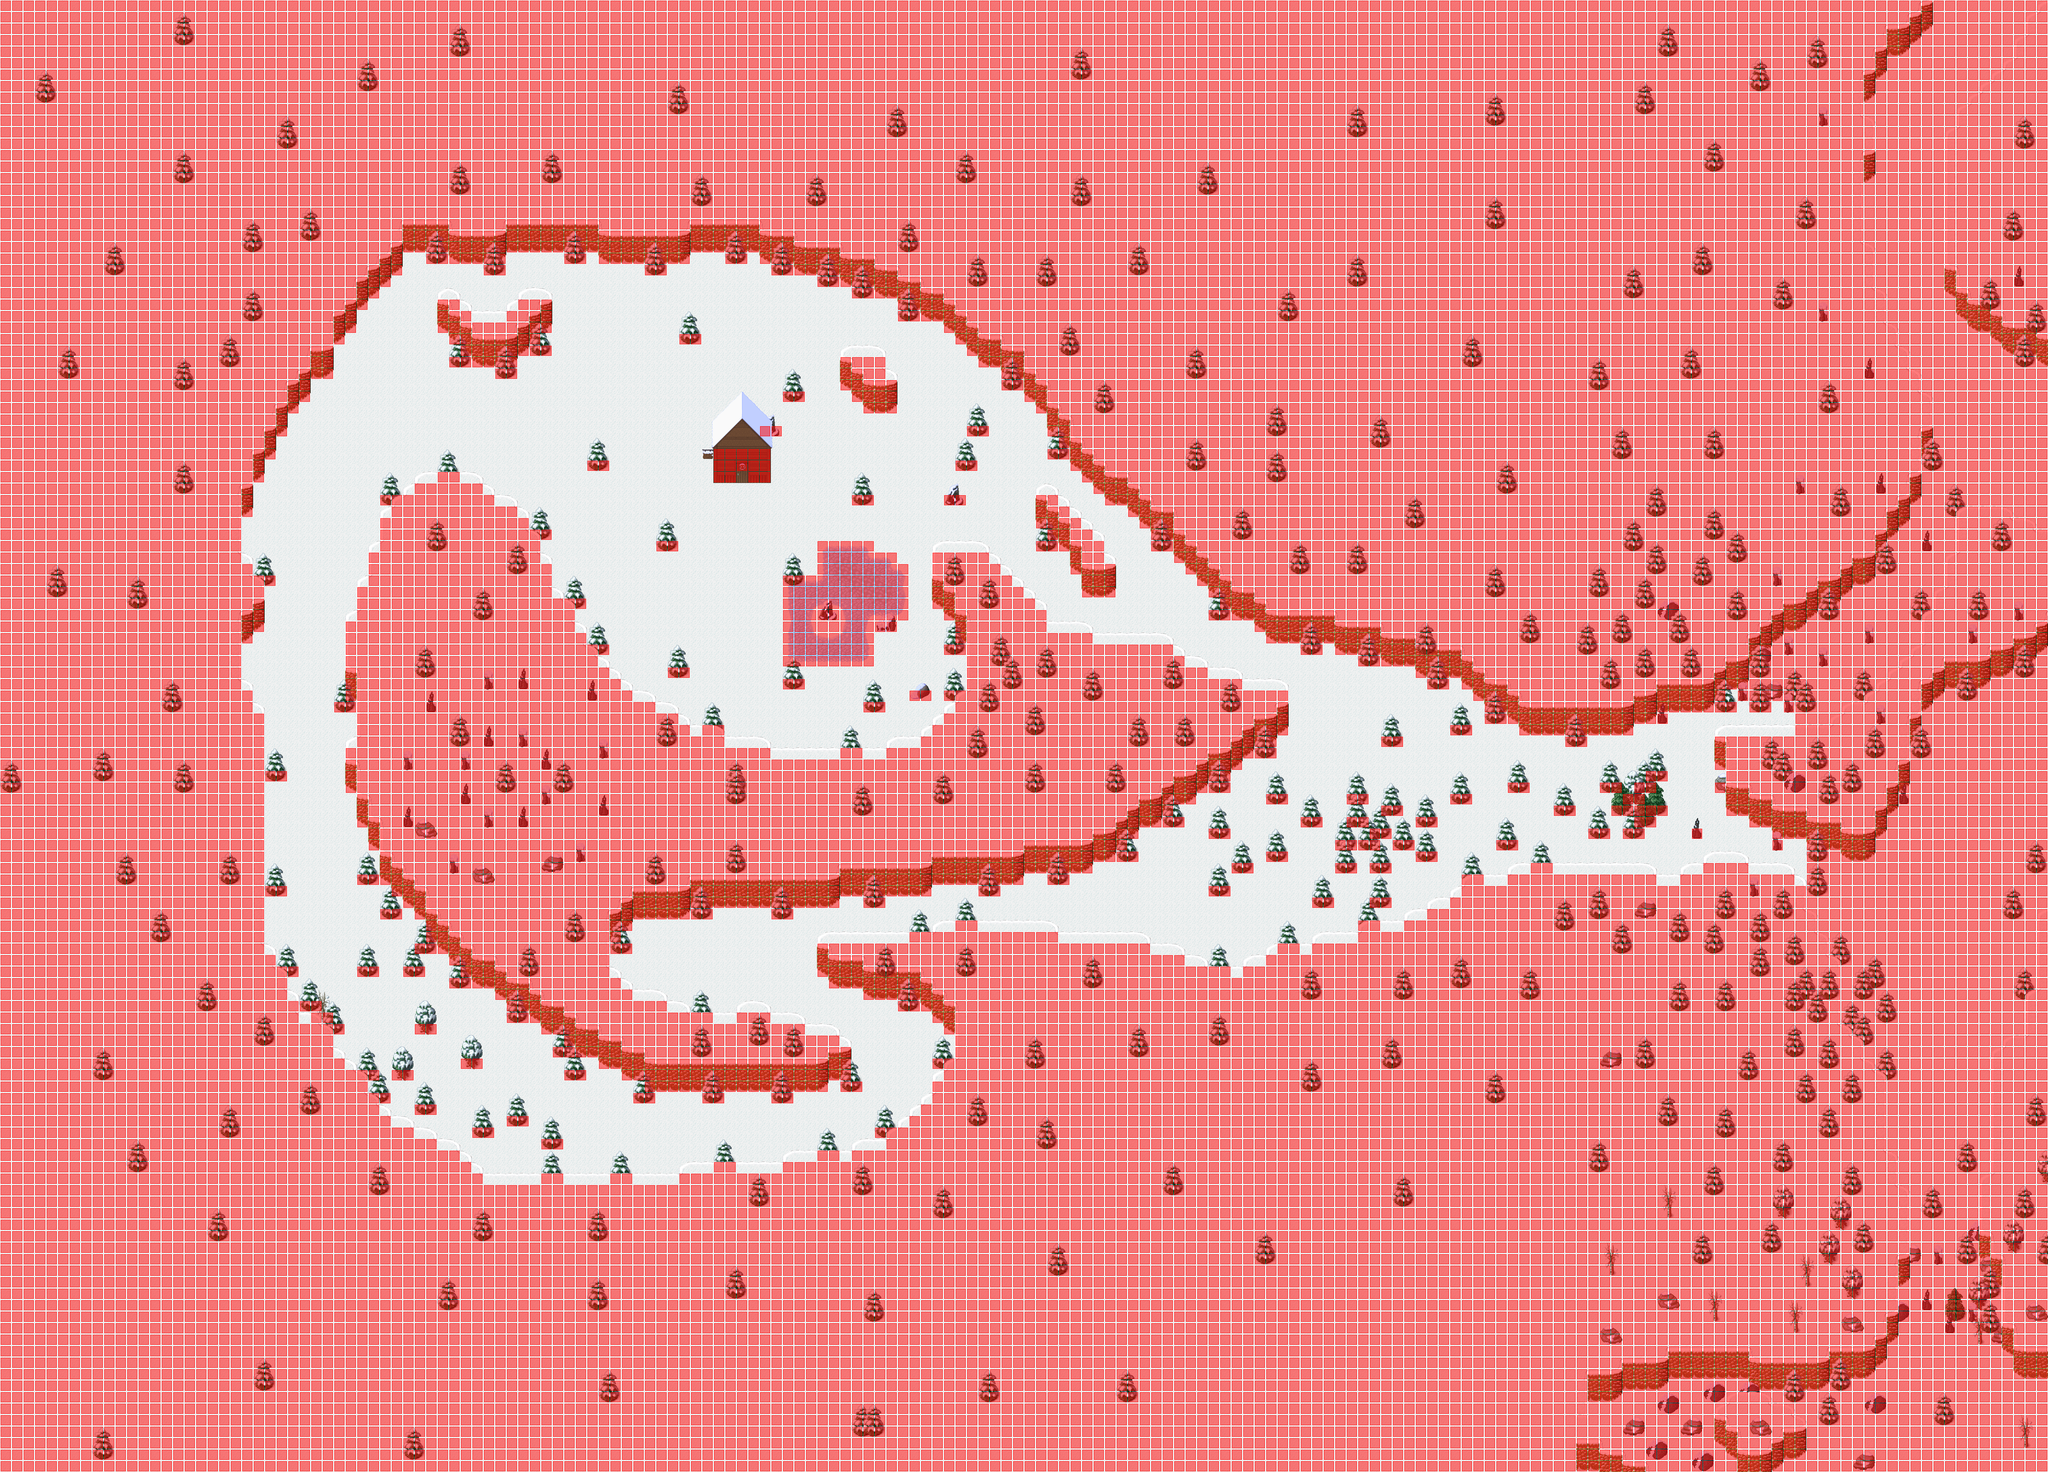

A 2D game scene composited from a Tiled map and its tileset images. What follows is a short description and the map's XML, with each tile layer's data collapsed to a summary:
An orthogonal 178x128 tile map with 32x32 px tiles, 6 tile layers (Ground_back, Ground, Fringe, Over, ...), 6 tilesets and 14 objects (11x spawn, 3x warp).

<map version="1.0" orientation="orthogonal" width="178" height="128" tilewidth="32" tileheight="32">
 <properties>
  <property name="music" value="Explorers-melody.ogg" />
  <property name="name" value="Snow Forest" />
  <property name="overlay0image" value="graphics/images/ambient/snow.png" />
  <property name="overlay0parallax" value="3.3" />
  <property name="overlay0scrollX" value="6" />
  <property name="overlay0scrollY" value="2.2" />
  <property name="overlay1image" value="graphics/images/ambient/snow.png" />
  <property name="overlay1parallax" value="3.0" />
  <property name="overlay1scrollX" value="4.6" />
  <property name="overlay1scrollY" value="3.1" />
  <property name="overlay2image" value="graphics/images/ambient/snow.png" />
  <property name="overlay2parallax" value="1.2" />
  <property name="overlay2scrollX" value="5.3" />
  <property name="overlay2scrollY" value="2.3" />
  <property name="overlay3image" value="graphics/images/ambient/snow.png" />
  <property name="overlay3parallax" value="3.2" />
  <property name="overlay3scrollX" value="5.6" />
  <property name="overlay3scrollY" value="2.1" />
  <property name="overlay4image" value="graphics/images/ambient/snow.png" />
  <property name="overlay4parallax" value="3.6" />
  <property name="overlay4scrollX" value="5.2" />
  <property name="overlay4scrollY" value="3.5" />
  <property name="overlay5image" value="graphics/images/ambient/snow.png" />
  <property name="overlay5parallax" value="1.2" />
  <property name="overlay5scrollX" value="5.3" />
  <property name="overlay5scrollY" value="2.3" />
 </properties>
 <tileset firstgid="1" name="Snow" tilewidth="32" tileheight="32">
  <image source="../graphics/tiles/Snow.png" width="512" height="512" />
 </tileset>
 <tileset firstgid="257" name="Snow x2" tilewidth="32" tileheight="64">
  <image source="../graphics/tiles/Snow_x2.png" width="512" height="64" />
 </tileset>
 <tileset firstgid="273" name="Collision" tilewidth="32" tileheight="32">
  <image source="../graphics/tiles/collision.png" width="64" height="32" />
 </tileset>
 <tileset firstgid="275" name="Snow_ground" tilewidth="32" tileheight="32">
  <image source="../graphics/tiles/Snow_ground.png" width="352" height="224" />
 </tileset>
 <tileset firstgid="352" name="Snow_tree_x3" tilewidth="64" tileheight="96">
  <image source="../graphics/tiles/Snow_tree_x3.png" width="256" height="96" />
 </tileset>
 <tileset firstgid="356" name="Snow_village" tilewidth="32" tileheight="32">
  <image source="../graphics/tiles/Snow_village.png" width="512" height="512" />
 </tileset>
 <layer name="Ground_back" width="178" height="128">
  <data>[22784 cells, 22784 non-empty, 1 distinct tile ids]</data>
 </layer>
 <layer name="Ground" width="178" height="128">
  <data>[22784 cells, 22346 non-empty, 66 distinct tile ids]</data>
 </layer>
 <layer name="Fringe" width="178" height="128">
  <data>[22784 cells, 505 non-empty, 24 distinct tile ids]</data>
 </layer>
 <layer name="Over" width="178" height="128">
  <data>[22784 cells, 530 non-empty, 26 distinct tile ids]</data>
 </layer>
 <layer name="Over2" width="178" height="128">
  <data>[22784 cells, 1 non-empty, 1 distinct tile ids]</data>
 </layer>
 <layer name="Collision" width="178" height="128">
  <data>[22784 cells, 18966 non-empty, 1 distinct tile ids]</data>
 </layer>
 <objectgroup name="Objects" width="178" height="128">
  <object name="Reinboo" type="spawn" x="0" y="0">
   <properties>
    <property name="eA_death" value="30000" />
    <property name="eA_spawn" value="100000" />
    <property name="max_beings" value="20" />
    <property name="monster_id" value="92" />
   </properties>
  </object>
  <object name="Fluffy" type="spawn" x="0" y="0">
   <properties>
    <property name="eA_death" value="30000" />
    <property name="eA_spawn" value="100000" />
    <property name="max_beings" value="25" />
    <property name="monster_id" value="18" />
   </properties>
  </object>
  <object name="Squirrel" type="spawn" x="0" y="0">
   <properties>
    <property name="eA_death" value="30000" />
    <property name="eA_spawn" value="100000" />
    <property name="max_beings" value="25" />
    <property name="monster_id" value="36" />
   </properties>
  </object>
  <object name="WhiteBell" type="spawn" x="0" y="0">
   <properties>
    <property name="eA_death" value="30000" />
    <property name="eA_spawn" value="100000" />
    <property name="max_beings" value="5" />
    <property name="monster_id" value="93" />
   </properties>
  </object>
  <object name="WhiteSlime" type="spawn" x="2144" y="1248" width="96" height="96">
   <properties>
    <property name="eA_death" value="30000" />
    <property name="eA_spawn" value="100000" />
    <property name="max_beings" value="4" />
    <property name="monster_id" value="91" />
   </properties>
  </object>
  <object name="BlueSlime" type="spawn" x="2240" y="1888" width="160" height="192">
   <properties>
    <property name="eA_death" value="30000" />
    <property name="eA_spawn" value="100000" />
    <property name="max_beings" value="2" />
    <property name="monster_id" value="89" />
   </properties>
  </object>
  <object name="ToHighlands1" type="warp" x="4960" y="1984" width="32" height="64">
   <properties>
    <property name="dest_map" value="047-1" />
    <property name="dest_x" value="656" />
    <property name="dest_y" value="2000" />
   </properties>
  </object>
  <object name="ToHighlands1" type="warp" x="4992" y="2400" width="32" height="64">
   <properties>
    <property name="dest_map" value="047-1" />
    <property name="dest_x" value="688" />
    <property name="dest_y" value="2448" />
   </properties>
  </object>
  <object name="ToSage" type="warp" x="2048" y="1312" width="32" height="32">
   <properties>
    <property name="dest_map" value="048-2" />
    <property name="dest_x" value="1280" />
    <property name="dest_y" value="1536" />
   </properties>
  </object>
  <object name="WhiteSlime" type="spawn" x="1504" y="1152" width="96" height="96">
   <properties>
    <property name="eA_death" value="30000" />
    <property name="eA_spawn" value="100000" />
    <property name="max_beings" value="4" />
    <property name="monster_id" value="91" />
   </properties>
  </object>
  <object name="WhiteSlime" type="spawn" x="2272" y="928" width="96" height="96">
   <properties>
    <property name="eA_death" value="30000" />
    <property name="eA_spawn" value="100000" />
    <property name="max_beings" value="4" />
    <property name="monster_id" value="91" />
   </properties>
  </object>
  <object name="BlueSlime" type="spawn" x="1888" y="1536" width="160" height="192">
   <properties>
    <property name="eA_death" value="30000" />
    <property name="eA_spawn" value="100000" />
    <property name="max_beings" value="2" />
    <property name="monster_id" value="89" />
   </properties>
  </object>
  <object name="BlueSlime" type="spawn" x="1888" y="1056" width="160" height="192">
   <properties>
    <property name="eA_death" value="30000" />
    <property name="eA_spawn" value="100000" />
    <property name="max_beings" value="2" />
    <property name="monster_id" value="89" />
   </properties>
  </object>
  <object name="WhiteSlime" type="spawn" x="1312" y="768" width="96" height="96">
   <properties>
    <property name="eA_death" value="30000" />
    <property name="eA_spawn" value="100000" />
    <property name="max_beings" value="4" />
    <property name="monster_id" value="91" />
   </properties>
  </object>
 </objectgroup>
</map>
